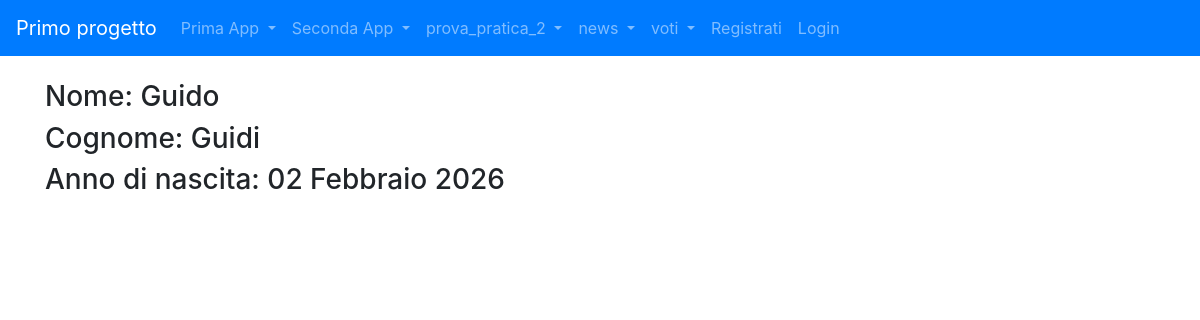
Screenshot of /news/giornalista/2 with the database file from the repository.
### news/models.py (models this page shows, shortened)
class Giornalista (models.Model):
    nome = models.CharField(max_length=20)
    cognome = models.CharField(max_length=20)
    anno_di_nascita = models.DateField(blank=True)
    class Meta:
        verbose_name = "Giornalista"
        verbose_name_plural = "Giornalisti"

### news/views.py (the view)
# urls.py: path("giornalista/<int:pk>",giornalistaDetailView,name="giornalista_detail")
def giornalistaDetailView(request,pk):
    giornalista = get_object_or_404(Giornalista,pk=pk)
    context = {"giornalista": giornalista}
    return render(request,"news/giornalista_detail.html",context)

### news/templates/news/giornalista_detail.html (shortened to what this page needs)
{% extends 'base.html' %}
{% block content %}
    <h3>Nome: {{ giornalista.nome }}</h3>
    <h3>Cognome: {{ giornalista.cognome }}</h3>
    <h3>Anno di nascita: {{ giornalista.anno_di_nascita }}</h3>
{% endblock content %}

### rows the page displays
Giornalista: nome "Guido", cognome "Guidi", anno_di_nascita "02 Febbraio 2026"
